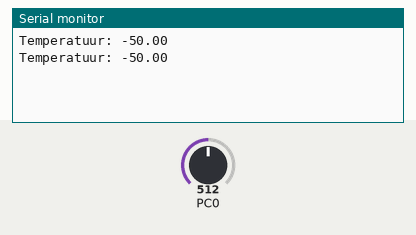
This program was run on a simulated ATmega328P, built with avr-gcc and emulated at 16 MHz. Shown: the last lines printed to the serial monitor. The inputs (shaded band) are chosen by the test bench; at power-on: PC0 = 512.

Above: at 1.8 s.
1.9 s: PC0 set to 585
At 2.8 s:
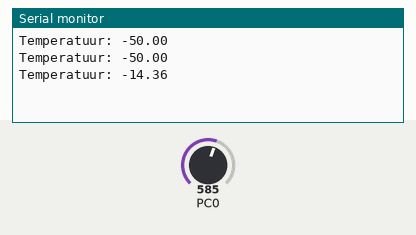
3.4 s: PC0 set to 605
At 4.9 s:
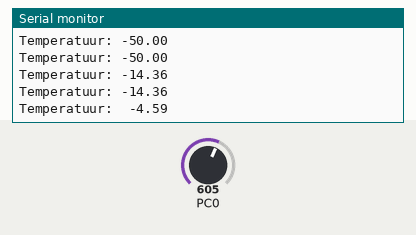
6.5 s: PC0 set to 350
At 7.7 s:
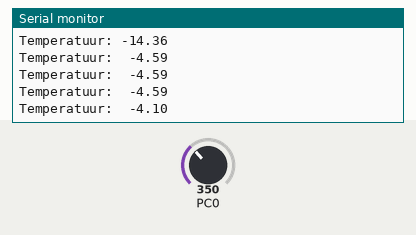
8.0 s: PC0 set to 328
At 8.9 s:
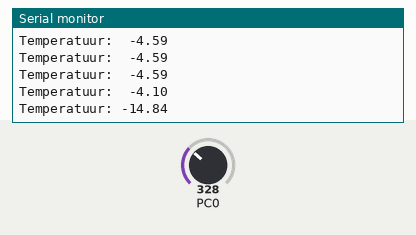
9.5 s: PC0 set to 273
At 10.8 s:
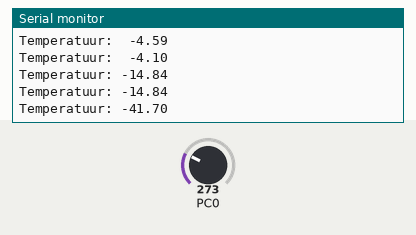
11.0 s: PC0 set to 244
At 11.9 s:
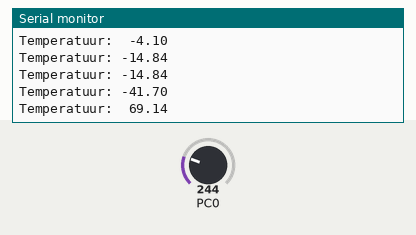
Timing chart, 0 to 13.5 s (numbered marks = the images above; inputs shaded):
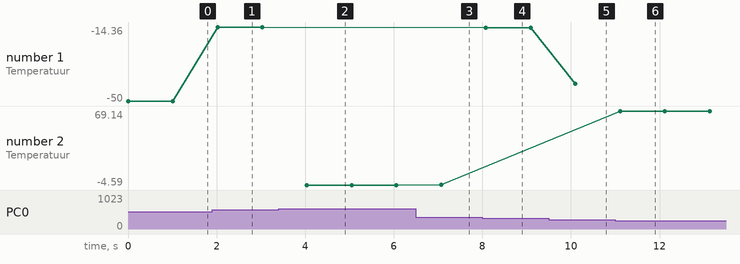

The program:

temperatuur.c
```c
/*
 * temperatuur.c
 *
 * Created: 7-11-2018 16:09:46
 *  Author: Jurian
 */
#define F_CPU 16000000UL

#include <avr/io.h>
#include <avr/interrupt.h>
#include <util/delay.h>
#include <stdio.h>
#include <stdlib.h>
#include <string.h>
#include "serial.h"

double Volt;
double ADCRes;
char ADCOut[6];		//Define ADCOut as a 6 character char

uint8_t get_adc_value();
void ADC_init();

int main() {
	ser_init();
	ADC_init();

	DDRC &= ~(1<<5); // set only pin 0 of port C as input

	while(1){
		Volt = get_adc_value() * 0.0048828125;
		ADCRes = (Volt - 0.5) * 100;
		sprintf(ADCOut, "% 6.2f", ADCRes);
		ser_write("Temperatuur: "); ser_writeln(ADCOut);
		_delay_ms(1000);
	}
}

void ADC_init(){
	ADMUX = (1<<REFS0);
	ADCSRA = (1<<ADEN)|(1<<ADPS2)|(1<<ADPS1)|(1<<ADPS0);
	DIDR0 = (1<<ADC5D);

}

uint8_t get_adc_value()
{
	ADCSRA |= (1<<ADSC); // start conversion
	loop_until_bit_is_clear(ADCSRA, ADSC);
	return ADC;
}
```

serial.c
```c
#include <avr/io.h>
#include <stdio.h>
#include "serial.h"

// output on USB = PD1 = board pin 1
// datasheet p.190; F_OSC = 16 MHz & baud rate = 19.200
#define UBBRVAL 51

// Getchar en putchar tbv. stdio.h
void ser_stdio_putchar(char c, FILE *stream) {
	if (c=='\n') {
		ser_transmit('\r');
	}
	ser_transmit(c);
}

FILE uart_output = FDEV_SETUP_STREAM(ser_stdio_putchar, NULL, _FDEV_SETUP_WRITE);

void ser_init() {
	// set the baud rate
	UBRR0H = 0;
	UBRR0L = UBBRVAL;
	// disable U2X mode
	UCSR0A = 0;
	// enable TX and RX
	UCSR0B = _BV(TXEN0) | _BV(RXEN0);
	// set frame format : asynchronous, 8 data bits, 1 stop bit, no parity
	UCSR0C = _BV(UCSZ01) | _BV(UCSZ00);
	// Setup stdout
	stdout=&uart_output;
}

// Low level transmit
void ser_transmit(uint8_t data) {
	// wait for an empty transmit buffer
	// UDRE is set when the transmit buffer is empty
	loop_until_bit_is_set(UCSR0A, UDRE0);
	// send the data
	UDR0 = data;
}

// Low level receive
uint8_t ser_receive() {
    loop_until_bit_is_set(UCSR0A, RXC0); /* Wait until data exists. */
    return UDR0;
}

// Hele regel schrijven

void ser_write(char *s) {
	int i=0;
	while (s[i]!='\0') {
		ser_transmit(s[i++]);
	}
}

void ser_writeln(char* s) {
	ser_write(s);
	ser_transmit('\r');
	ser_transmit('\n');
}

// Hele regel lezen
void ser_readln(char* buf, int maxlength, uint8_t echo) {
	int i=0;
	while(1) {
		uint8_t c = ser_receive();
		if (echo) ser_transmit(c);
		if (c=='\r') {
			if (echo) ser_transmit('\n');
			break; // ENTER ontvangen
		}
		if (i<maxlength-1) {
			buf[i++]=c;
		}
	}
	buf[i]='\0';
}
```

serial.h
```c
void ser_init();

void ser_transmit(uint8_t data);
uint8_t ser_receive();

void ser_write(char* s);
void ser_writeln(char* s);
void ser_readln(char* buf, int maxlength, uint8_t echo);
```

Measured:
- the behaviour switches between 593 and 594 on PC0 (found by bisection; images 1 and 2)
- the behaviour switches between 338 and 337 on PC0 (found by bisection; images 3 and 4)
- the behaviour switches between 256 and 255 on PC0 (found by bisection; images 5 and 6)
- after the input at 1.9 s, the serial monitor: prints a new line after 0.12 s (image 1)
- after the input at 3.4 s, the serial monitor: prints a new line after 0.64 s (image 2)
- after the input at 6.5 s, the serial monitor: prints a new line after 0.57 s (image 3)
- after the input at 8.0 s, the serial monitor: prints a new line after 0.08 s (image 4)
- after the input at 9.5 s, the serial monitor: prints a new line after 0.60 s (image 5)
- after the input at 11.0 s, the serial monitor: prints a new line after 0.11 s (image 6)
